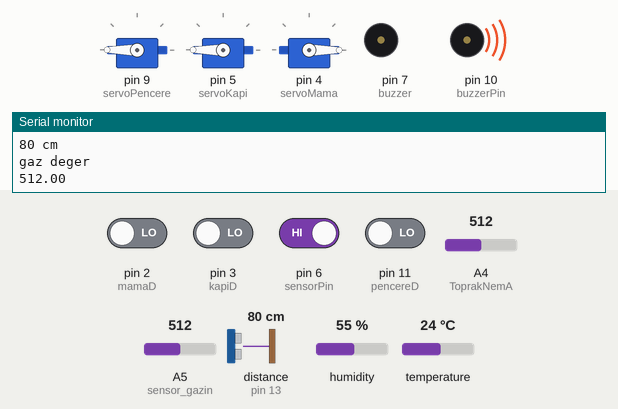
Recording of a sketch running on a simulated Arduino Uno, built with avr-gcc and run on an emulated ATmega328P. Parts: 3 × servo, buzzer (waves = sounding, pin HIGH), the last lines printed to the serial monitor. Wiring (inferred from the names in the program): ultrasonic range finder: trigger pin 12; echo pin 13. Inputs (shaded band) come from the test bench; at power-on: pin 6 (sensorPin) HIGH, pin 2 (mamaD), pin 3 (kapiD), pin 11 (pencereD) LOW, A5 (sensor_gazin) = 512, A4 (ToprakNemA) = 512, distance to the obstacle (sensor on pin 13) 80 cm, humidity 55 %, temperature 24 °C. The echo pulse lasts 58.3 µs per cm; WiFi joins after 1.5 s; servers stay silent unless stated; pins used as bus, display or sensor lines are not drawn.

Above: at 3.0 s.
3.1 s: A5 (sensor_gazin) set to 155
5.1 s: A5 (sensor_gazin) set to 132
At 6.6 s:
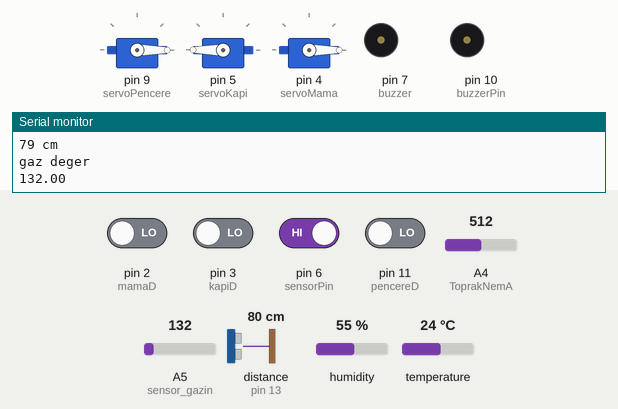
7.4 s: pin 6 (sensorPin) driven LOW
At 9.1 s:
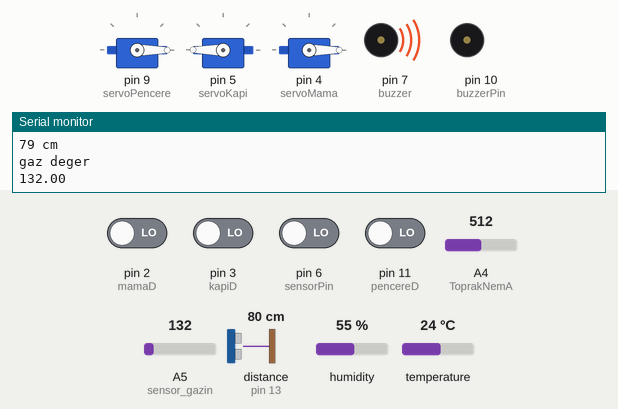
9.4 s: pin 2 (mamaD) driven HIGH
At 10.8 s:
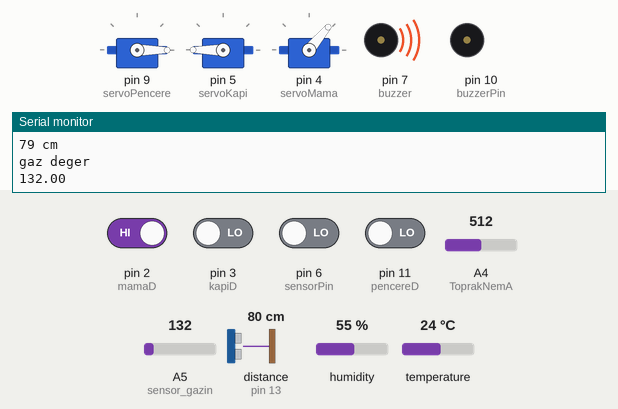
11.5 s: pin 3 (kapiD) driven HIGH
At 13.3 s:
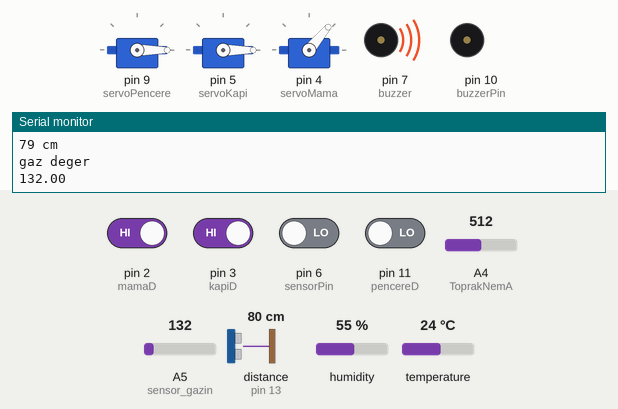
13.6 s: pin 11 (pencereD) driven HIGH
At 14.8 s:
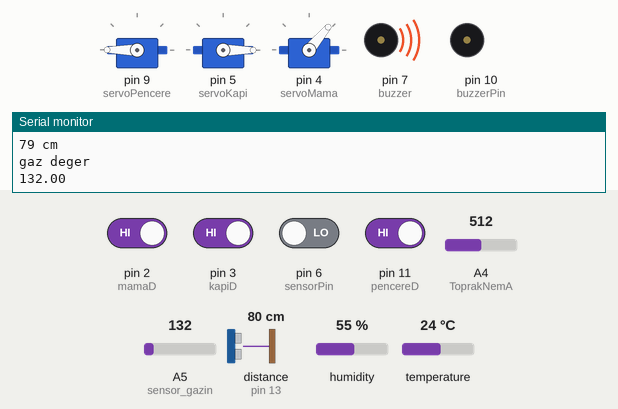
Timing chart, 0 to 16.6 s (numbered marks = the images above; inputs shaded):
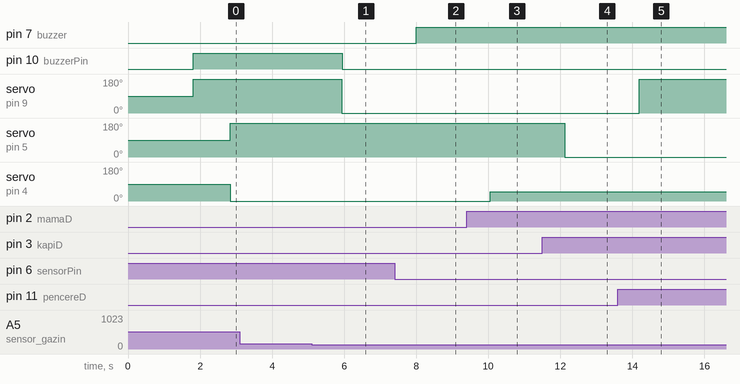

Measured:
- the behaviour switches between 146 and 145 on A5 (sensor_gazin) (found by bisection; images 0 and 1)
- after the input at 5.1 s, pin 10 (buzzerPin): HIGH → LOW after 0.84 s; servo on pin 9 (servoPencere): 180° → 0° after 0.84 s
- after the input at 7.4 s, pin 7 (buzzer): LOW → HIGH after 0.60 s
- after the input at 9.4 s, servo on pin 4 (servoMama): 0° → 50° after 0.66 s
- after the input at 11.5 s, servo on pin 5 (servoKapi): 180° → 0° after 0.62 s
- after the input at 13.6 s, servo on pin 9 (servoPencere): 0° → 180° after 0.59 s

The sketch:

BLYNKSON.ino
```cpp
#define BLYNK_PRINT Serial
#include <ESP8266_Lib.h>
#include <BlynkSimpleShieldEsp8266.h>
char auth[] = "7c37784fefb84892a3f76c6c29b5e663";
char ssid[] = "ugur";
char pass[] = "12345678";
#define EspSerial Serial
#define ESP8266_BAUD 115200
ESP8266 wifi(&EspSerial);
//-------------------------------------------------------------------------------------------------------------------
//SERVO  MOTOR PENCERE
        #include <Servo.h>
        Servo servoPencere;
        int pencereD=11;

//----------------------------------------------------
//GAZ SENSÖRÜ
BLYNK_WRITE(V5){int pinValue = param.asInt(); }
        float sensor_gazin=A5;
        float gasValue;
        int buzzerPin = 10;  // buzzer alana kadar kapalı kalsın.
//-----------------------------------------------------
//DHT11 ISI VE NEM SENSÖRÜ
BLYNK_WRITE(V3){ int pinValue = param.asInt();}
BLYNK_WRITE(V4){ int pinValue = param.asInt();}
        #include "dht.h"
        #define dht_apin A2 // Analog Pin sensor is connected to
        dht DHT;


//-----------------------------------------------------------
//AlEV ALGILAMA SENSÖRÜ
BLYNK_WRITE(V2){int pinValue = param.asInt();}
        #include<SoftwareSerial.h>
        int sensorValue = 0; // variable to store the value coming from the sensor
        int buzzer = 7; // Output pin for Buzzer
        int sensorPin  = 6;
//-----------------------------------------------------------
//TOPRAK NEM SENSÖRÜ
BLYNK_WRITE(V6){int pinValue = param.asInt();}
       const int ToprakNemA = A4;
        int ToprakDeger = 0;
//------------------------------------
//SERVO MOTOR KAPI
/*servo-motor baş*/
      //  #include <Servo.h>
        Servo servoKapi;
        int kapiD=3;

/*servo-motor son*/

//------------------------------------
//MAMA SİSTEMİ
#include <Servo.h>
        Servo servoMama;
        int mamaD=2;
        #define trigPin 12
#define echoPin 13
BLYNK_WRITE(V0){int pinValue = param.asInt();}


//---------------------------------------------------------------------------------------------------
void setup()
{
  // Debug console
  Serial.begin(9600);
  EspSerial.begin(ESP8266_BAUD);
  delay(10);
  Blynk.begin(auth, wifi, ssid, pass);

  //------------------------------------------
//SERVO MOTOR PENCERE
        servoPencere.attach(9);  // servo motorun takılı olduğu pini belirledik
//------------------------------------------

//GAZ SENSÖRÜ
        pinMode(buzzerPin, OUTPUT); //buzzer gelene kadar kapalı kalsın
        pinMode(sensor_gazin,INPUT);
//------------------------------------------
//ALEV ALGILAMA SENSÖRÜ
        pinMode (sensorPin, INPUT);
        pinMode(buzzer,OUTPUT);
//------------------------------------------
//TOPRAK NEM SENSÖRÜ
pinMode(ToprakNemA,INPUT);
//------------------------------------------
//SERVO MOTOR KAPI
/*servo-motor baş*/
 servoKapi.attach(5);
/*servo-motor son*/
 //------------------------------------------
 //Mama sistemi
/*servo-motor baş*/
 servoMama.attach(4);
 pinMode(trigPin, OUTPUT);
pinMode(echoPin, INPUT);
}
//-------------------------------------------------------------------------------------------------------------------
void loop()
{
  Blynk.run();
  //------------------------------------------
  //SERVO MOTOR PENCERE
  if(digitalRead(pencereD)==HIGH){servoPencere.write(180);}
  else {servoPencere.write(0);}
  //------------------------------------------

//GAZ SENSÖRÜ
/*gaz sensörü baş*/
        gasValue=analogRead(sensor_gazin);

        if( gasValue >145)
        {
          Blynk.virtualWrite(V5, "!!!Gaz algılandı!!!");
           Serial.println("gaz deger");
          Serial.println(gasValue);
           servoPencere.write(180);
          digitalWrite(buzzerPin, HIGH);
        }
        else
        {
          Blynk.virtualWrite(V5, "Gaz yok");
           Serial.println("gaz deger");
          Serial.println(gasValue);
        digitalWrite(buzzerPin, LOW);
        }
/*gaz sensörü son*/
//------------------------------------------
//ISI VE NEM SENSÖRÜ
  /*ısı-nem sensörü baş*/
        DHT.read11(dht_apin);
        int nem=DHT.humidity;
        int isi=DHT.temperature;
        Blynk.virtualWrite(V3, nem);
        Blynk.virtualWrite(V4, isi);
        delay(1000);
/*ısı-nem sensörü son*/
//------------------------------------------/
//ALEV ALGILAMA SENSÖRÜ
/*alev sensörü baş*/

        sensorValue =digitalRead (sensorPin);
        Serial.println(sensorValue);
        if (sensorValue == 0) // HIGH sabittir degeri bir dir ARDUINO tanimlanmadan kullanilabilir.
         {
     Blynk.virtualWrite(V2, "Ateş algılandı.");
        digitalWrite(buzzer,HIGH);
         }
        else
      {
     Blynk.virtualWrite(V2, "Ateş yok.");
        digitalWrite(buzzer,LOW);
      }

/*alev sensörü son*/
//------------------------------------------
  //TOPRAK NEM SENSÖRÜ
  /*toprak sensörü baş*/
  ToprakDeger = analogRead(ToprakNemA); // prob pininden okunan veriyi ölçüm sonucuna kayıt ediyoruz
if(ToprakDeger<900){Blynk.virtualWrite(V6, "Bahçeniz Nemli");}
else{ Blynk.virtualWrite(V6, "!!!Bahçeyi Sulayın !!!");}
/*toprak sensörü son*/
//------------------------------------------
//SERVO MOTOR KAPI
  if(digitalRead(kapiD)==HIGH)
  {servoKapi.write(0);}
  else{servoKapi.write(180);}

  //------------------------------------------
//MAMA SİSTEMİ
  if(digitalRead(mamaD)==HIGH)
  {servoMama.write(50);}
  else{servoMama.write(0);}

  long sure, mesafe;
digitalWrite(trigPin, LOW);
delayMicroseconds(2);
digitalWrite(trigPin, HIGH);
delayMicroseconds(10);
digitalWrite(trigPin, LOW);
sure = pulseIn(echoPin, HIGH);
mesafe = (sure/2) / 29.1;
   if (mesafe>4){
       Serial.print(mesafe);
   Serial.println(" cm");
   Blynk.virtualWrite(V0, "!!!Mama Kabı Boşalmak Üzere!!!");
   }
   else {  Blynk.virtualWrite(V0, "Mama Kabı Dolu");}


}
```
